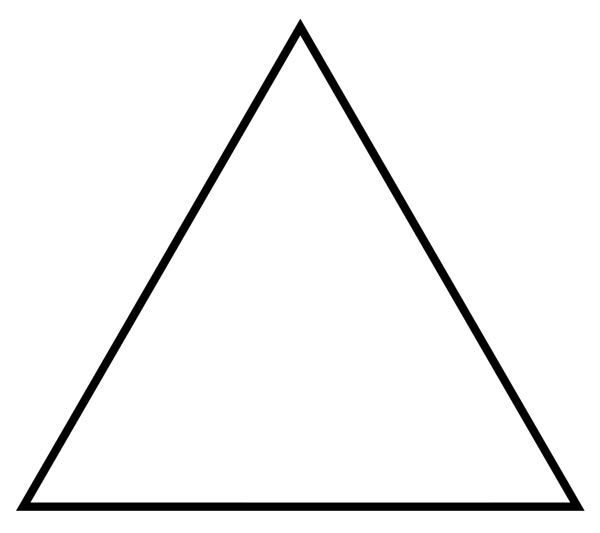
#> input picture triangle2.jpeg, 600 x 533 px
$ python find_angle.py
#> lines starting #> are read from the running program, lines starting #| are printed output that depends on the picture; after the words box and inside, x2 and y2 are one past the last pixel; in counts of white or black regions, pixels touching at a corner belong together; long printed decimals are rounded
import cv2
import numpy as np
import math

# Load image
image = cv2.imread('triangle2.jpeg')
#> image is the input picture: shape (533, 600, 3); min 0, max 255, mean 244
gray = cv2.cvtColor(image, cv2.COLOR_BGR2GRAY)

# Preprocess (if necessary)

# Edge detection
edges = cv2.Canny(gray, 50, 150, apertureSize=3)
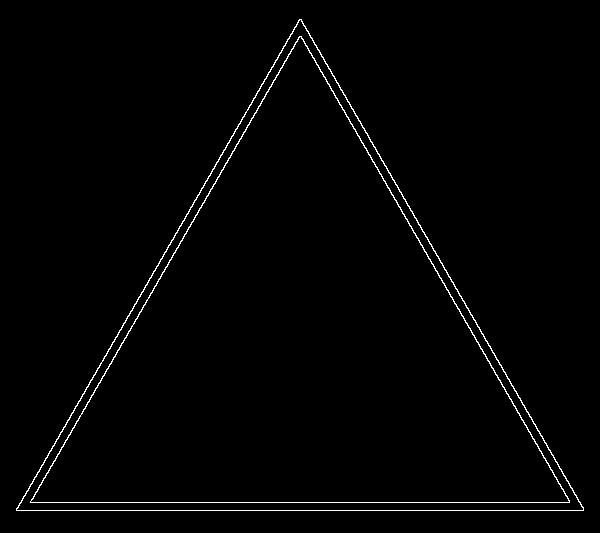
#> edges: shape (533, 600); 1.3% white in thin lines or dots, all inside (x1, y1, x2, y2) = (16, 19, 584, 511)

# Find contours
contours, _ = cv2.findContours(
    edges.copy(), cv2.RETR_EXTERNAL, cv2.CHAIN_APPROX_SIMPLE)
#> contours = 1 contour; box (x1, y1, x2, y2) and area: (16, 19, 584, 511) 140036

# Filter contours based on area or other criteria if necessary

# Iterate through contours
for contour in contours:
    # Approximate the contour to a polygon
    epsilon = 0.04 * cv2.arcLength(contour, True)
    approx = cv2.approxPolyDP(contour, epsilon, True)

    # If the contour has 3 vertices (triangle), calculate angles
    if len(approx) == 3:
        # Calculate angles between the lines connecting the vertices
        pts = approx.reshape(3, 2)
        angles = []
        for i in range(3):
            # Calculate the cosine of the angle using dot product
            v1 = pts[(i + 1) % 3] - pts[i]
            v2 = pts[(i + 2) % 3] - pts[i]
            cosine_angle = np.dot(v1, v2) / \
                (np.linalg.norm(v1) * np.linalg.norm(v2))
            angle = np.arccos(cosine_angle)
            # Convert angle to degrees
            angle_deg = np.degrees(angle)
            angles.append(angle_deg)

        # Print angles
        print("Angles of the triangle:", angles)

        # Visualize the triangle and angles (optional)
        cv2.drawContours(image, [approx], 0, (0, 255, 0), 3)
        for i in range(3):
            cv2.putText(image, str(round(angles[i], 2)), tuple(
                pts[i]), cv2.FONT_HERSHEY_SIMPLEX, 0.6, (0, 0, 255), 2)
#> this loop made 1 pass
#> (epsilon, pts) on pass 1: (71.4, [[299, 19], [16, 510], [583, 510]])
#| Angles of the triangle: [60.004, 60.042, 59.954]
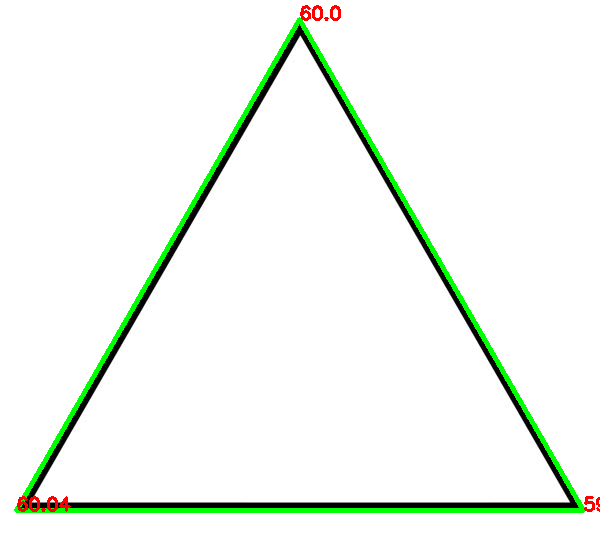
#> image: shape (533, 600, 3); 2.84% of pixels changed, all inside (x1, y1, x2, y2) = (14, 5, 600, 513)

# Show the image
cv2.imshow('Triangle with Angles', image)
cv2.waitKey(0)
cv2.destroyAllWindows()

$ run again, with triangle3.png saved as triangle2.jpeg
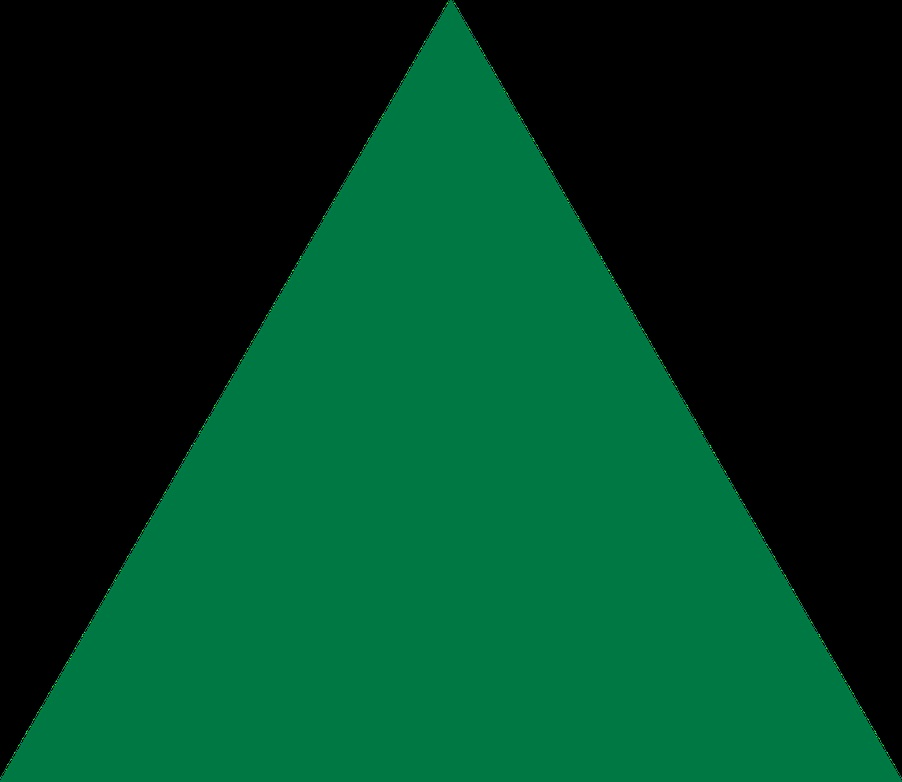
#> input picture triangle3.png, 902 x 782 px, shrunk from 2363 x 2048 before the run
#> image is the input picture: shape (782, 902, 3); mean B, G, R 33.9, 60.6, 0.2
#> `edges = cv2.Canny(gray, 50, 150, apertureSize=3)`:
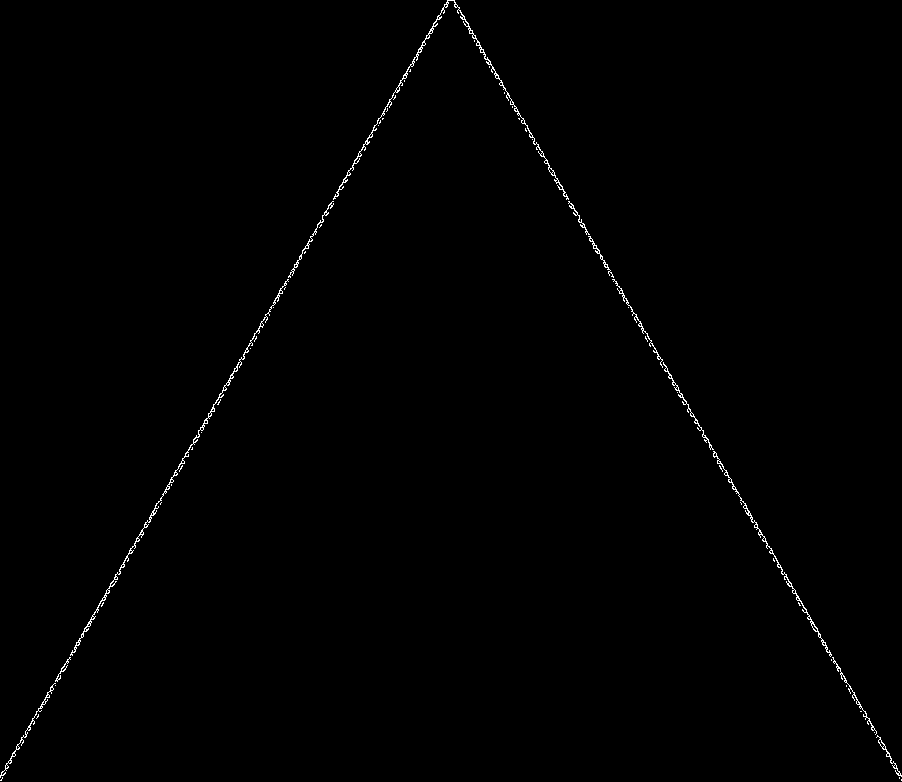
#> edges: shape (782, 902); 0.52% white in thin lines or dots
#> contours = 55 contours, 43 with area under 20; largest, box (x1, y1, x2, y2) and area: (333, 0, 569, 200) 503, (70, 279, 289, 656) 447, (713, 451, 832, 657) 282, (663, 362, 714, 450) 108, (0, 683, 56, 778) 107
#> the loop `for contour in contours:` made 55 passes
#> (epsilon, pts) on passes 14, 25, 38, 45, 46: (0.33, [[798, 602], [799, 605], [800, 605]]), (0.523, [[220, 399], [217, 404], [218, 404]]), (0.306, [[321, 224], [319, 227], [321, 225]]), (0.137, [[518, 118], [519, 119], [519, 118]]), (0.137, [[383, 118], [382, 118], [382, 119]])
#> (printed output is left out)
#> after the loop `for contour in contours:`:
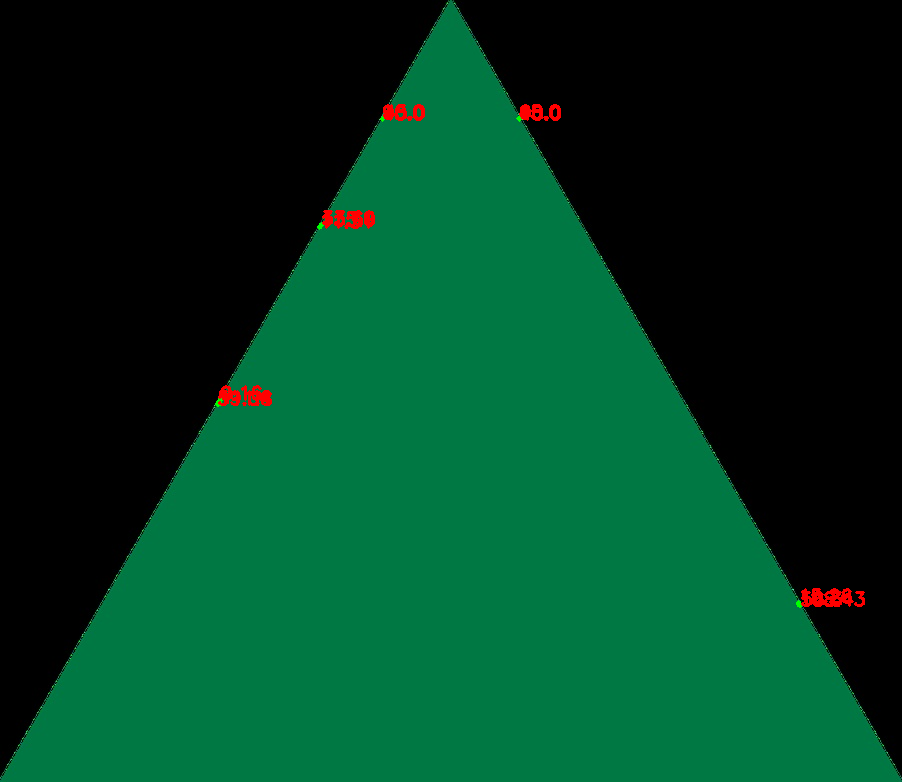
#> image: shape (782, 902, 3); 0.47% of pixels changed, all inside (x1, y1, x2, y2) = (215, 104, 865, 608)
